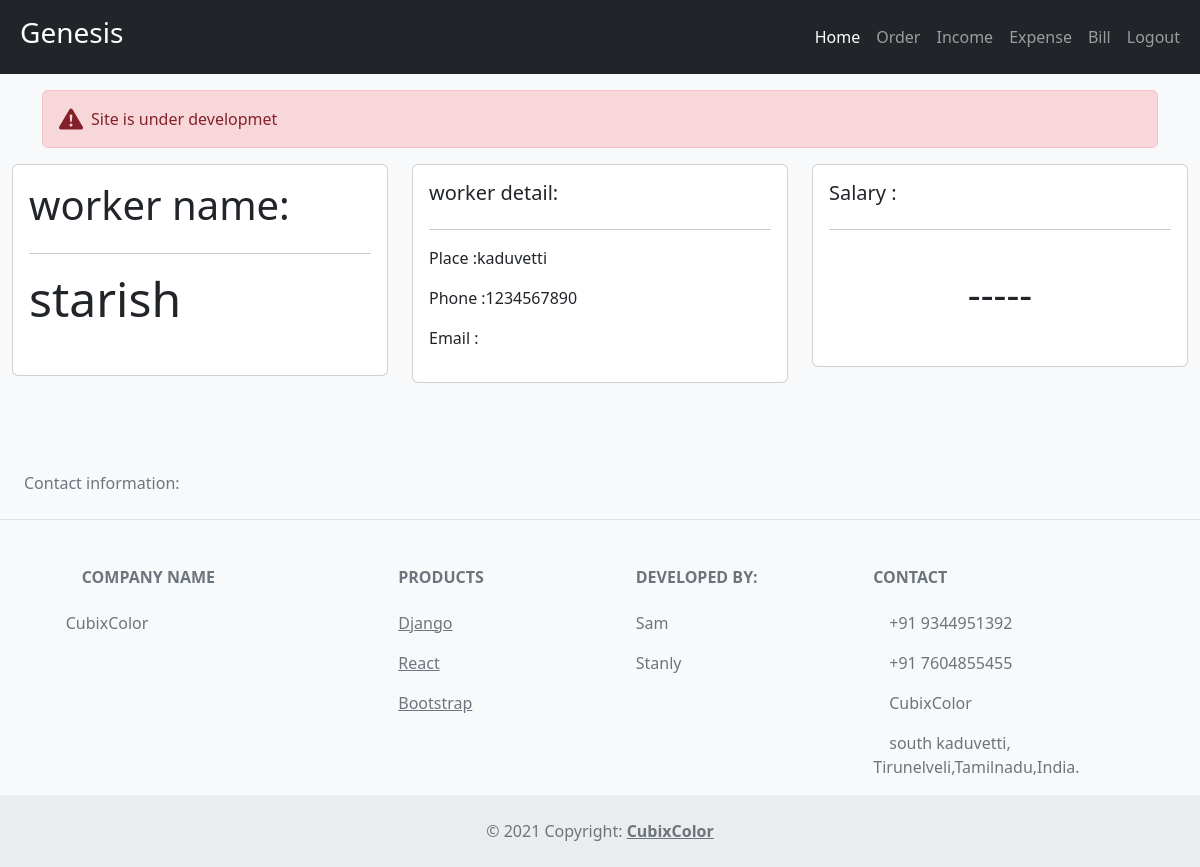
Page /worker/1/ (signed in) on the committed database.
### app/models.py (models this page shows, shortened)
class Worker(models.Model):
    name=models.CharField(max_length=15,null=True)
    phone=models.CharField(max_length=10,null=True)
    place=models.CharField(max_length=20,null=True)
    email=models.EmailField(blank=True)

### app/views.py (the view)
# urls.py: path('worker/<str:pk>/',views.worker,name='worker'),
@login_required(login_url='login')
def worker(request,pk):
    workers=Worker.objects.get(id=pk)
    context={'worker':workers}
    return render(request,'app/worker.html',context)

### app/templates/app/worker.html
{% extends 'app/main.html' %}
{% block content %}
<div class="container-fluid " id="printableArea">
    <div class="row">
        <div class="col-sm mb-3">
            <div class="card card-body">
               <h5 class="display-6">worker name:</h5><hr>
               <h1 class="display-5">{{worker.name}}</h1><br>
            </div>
        </div>
        <div class="col-sm mb-3">
            <div class="card card-body">
                <h5>worker detail:</h5><hr>
                <p>Place :{{worker.place}}</p>
                <p>Phone :{{worker.phone}}</p>
                <p>Email :{{worker.email}}</p>
            </div>
        </div>
        <div class="col-sm mb3">
            <div class="card card-body">
                <h5>Salary :</h5><hr><br>
                <h1 style="text-align: center;">-----</h1><br>
            </div>
        </div>
    </div>
</div>
{% endblock %}

### rows in the picture
Worker: name "starish", place "kaduvetti", phone "1234567890"
